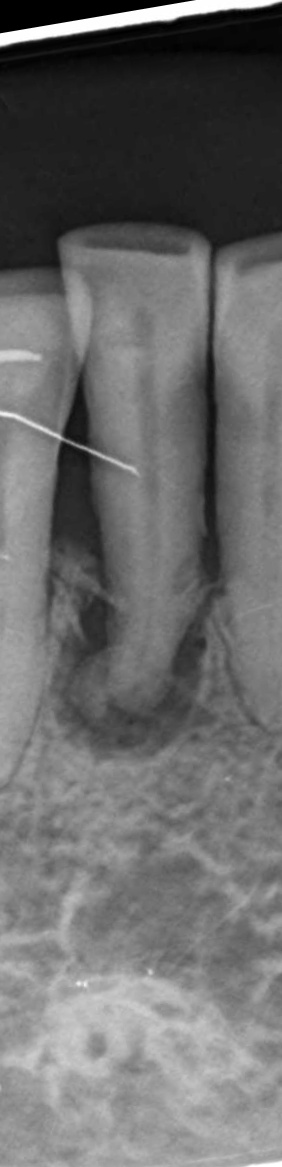
#> input picture data/common/processed/common_selected_tooth_roi/L10.jpg, 282 x 1167 px, found by its file name; its folder holds only this picture in this run
$ python run_anatomy_segmentation.py
#> lines starting #> are read from the running program, lines starting #| are printed output that depends on the picture; after the words box and inside, x2 and y2 are one past the last pixel; in counts of white or black regions, pixels touching at a corner belong together
### src/fractures/image_processing/anatomy_segmentation.py
import cv2
import numpy as np
import os


# ============================================================
# Utility functions
# ============================================================

def ensure_uint8_gray(img):
    """
    Ensure image is grayscale uint8.
    """

    if img is None:
        return None

    if len(img.shape) == 3:
        img = cv2.cvtColor(img, cv2.COLOR_BGR2GRAY)

    if img.dtype != np.uint8:
        img = cv2.normalize(img, None, 0, 255, cv2.NORM_MINMAX)
        img = img.astype(np.uint8)

    return img


def safe_imwrite(path, image):
    """
    Save image safely.
    """

    dir_name = os.path.dirname(path)

    if dir_name:
        os.makedirs(dir_name, exist_ok=True)

    cv2.imwrite(path, image)


def smooth_1d(signal, ksize=15):
    """
    Smooth 1D signal using Gaussian blur.
    """

    if ksize % 2 == 0:
        ksize += 1

    return cv2.GaussianBlur(
        signal.reshape(-1, 1).astype(np.float32),
        (1, ksize),
        0
    ).flatten()


# ============================================================
# Step 1: Detect dark border-connected background
# ============================================================

def get_dark_border_component(img_uint8):
    """
    Detect large dark background region connected to image border.

    This is used only to decide where crown-search should begin.
    """

    h, w = img_uint8.shape

    p10 = int(np.percentile(img_uint8, 10))
    p20 = int(np.percentile(img_uint8, 20))

    dark_threshold = min(70, max(25, int((p10 + p20) / 2)))

    dark_mask = (img_uint8 <= dark_threshold).astype(np.uint8) * 255

    open_kernel = cv2.getStructuringElement(cv2.MORPH_ELLIPSE, (5, 5))
    close_kernel = cv2.getStructuringElement(cv2.MORPH_ELLIPSE, (11, 11))

    dark_mask = cv2.morphologyEx(dark_mask, cv2.MORPH_OPEN, open_kernel)
    dark_mask = cv2.morphologyEx(dark_mask, cv2.MORPH_CLOSE, close_kernel)

    num_labels, labels, stats, _ = cv2.connectedComponentsWithStats(dark_mask, 8)

    best_label = None
    best_area = 0

    for i in range(1, num_labels):
        x, y, cw, ch, area = stats[i]

        touches_border = (
            x <= 2 or
            y <= 2 or
            x + cw >= w - 2 or
            y + ch >= h - 2
        )

        if touches_border and area > best_area and area > h * w * 0.005:
            best_label = i
            best_area = area

    if best_label is None:
        return None

    border_component = (labels == best_label).astype(np.uint8) * 255

    return border_component


def detect_background_position(border_component):
    """
    Decide whether dark background is mainly at top or bottom.
    """

    h, w = border_component.shape

    top_score = np.sum(border_component[: int(h * 0.20), :] > 0)
    bottom_score = np.sum(border_component[int(h * 0.80):, :] > 0)

    if top_score >= bottom_score:
        return "top"

    return "bottom"


def extract_background_boundary_curve(border_component, position):
    """
    Extract the black-background / anatomy boundary curve.

    If background is top:
        lower edge of dark component.

    If background is bottom:
        upper edge of dark component.
    """

    h, w = border_component.shape
    boundary = np.full(w, np.nan, dtype=np.float32)

    for x in range(w):
        ys = np.where(border_component[:, x] > 0)[0]

        if len(ys) == 0:
            continue

        if position == "top":
            boundary[x] = np.max(ys)
        else:
            boundary[x] = np.min(ys)

    valid = ~np.isnan(boundary)

    if np.sum(valid) < max(5, int(w * 0.15)):
        return None

    xs = np.arange(w)
    boundary = np.interp(xs, xs[valid], boundary[valid]).astype(np.float32)

    smooth_ksize = max(15, int(w * 0.18))

    if smooth_ksize % 2 == 0:
        smooth_ksize += 1

    boundary = cv2.GaussianBlur(
        boundary.reshape(1, -1),
        (smooth_ksize, 1),
        0
    ).flatten()

    boundary = np.clip(boundary, 0, h - 1)

    return boundary.astype(np.int32)


def get_robust_background_y(boundary, position):
    """
    Convert background boundary curve into stable horizontal reference.
    """

    if position == "top":
        return int(np.percentile(boundary, 70))

    return int(np.percentile(boundary, 30))


# ============================================================
# Step 2: Detect upper crown margin
# ============================================================

def detect_upper_crown_margin(
    img_uint8,
    start_y=0,
    central_width_ratio=0.75,
    bright_percentile=88,
    min_bright_ratio=0.16,
    consecutive_rows=6,
    smooth_ksize=17
):
    """
    Detect upper boundary of tooth crown by scanning from top to bottom.

    The first stable bright region is considered the upper crown margin.

    Important:
    - Uses central region only.
    - Uses dynamic brightness threshold.
    - Requires several consecutive bright rows to avoid noise.
    """

    h, w = img_uint8.shape

    # Focus only central part of ROI to avoid neighboring teeth / borders
    cx1 = int(w * (1.0 - central_width_ratio) / 2.0)
    cx2 = int(w * (1.0 + central_width_ratio) / 2.0)

    cx1 = max(0, cx1)
    cx2 = min(w, cx2)

    roi = img_uint8[:, cx1:cx2]

    # Mild smoothing
    roi_blur = cv2.GaussianBlur(roi, (5, 5), 0)

    # Dynamic bright threshold
    bright_threshold = int(np.percentile(roi_blur, bright_percentile))

    bright_mask = (roi_blur >= bright_threshold).astype(np.uint8)

    # Row-wise bright ratio
    row_score = np.mean(bright_mask, axis=1)

    # Smooth row score
    row_score_smooth = smooth_1d(row_score, smooth_ksize)

    start_y = max(0, min(start_y, h - 1))

    upper_crown_y = None

    for y in range(start_y, h - consecutive_rows):
        window = row_score_smooth[y:y + consecutive_rows]

        if np.all(window >= min_bright_ratio):
            upper_crown_y = y
            break

    return upper_crown_y, row_score_smooth, bright_threshold, (cx1, cx2)


# ============================================================
# Step 3: Crop root using upper crown margin
# ============================================================

def crop_root_using_upper_crown_margin(
    img_uint8,
    upper_crown_y,
    crown_depth_ratio=0.18,
    min_crown_depth=30,
    max_crown_depth_ratio=0.28,
    min_output_height_ratio=0.38
):
    """
    Crop root + PDL + periapical bone region.

    upper_crown_y:
        detected upper boundary of crown.

    root_start_y:
        upper_crown_y + estimated crown depth.
    """

    h, w = img_uint8.shape

    crown_depth = int(h * crown_depth_ratio)
    crown_depth = max(crown_depth, min_crown_depth)

    max_crown_depth = int(h * max_crown_depth_ratio)
    crown_depth = min(crown_depth, max_crown_depth)

    root_start_y = upper_crown_y + crown_depth

    # Safety: keep enough root/periapical bone area
    max_start_y = int(h * (1.0 - min_output_height_ratio))
    root_start_y = min(root_start_y, max_start_y)

    root_start_y = max(0, min(root_start_y, h - 1))

    cropped = img_uint8[root_start_y:h, :]
    crop_box = (0, root_start_y, w, h)

    return cropped, crop_box, crown_depth, root_start_y


# ============================================================
# Fallback crop if crown margin is not detected
# ============================================================

# [42 lines left out: function fallback_crop_using_background_boundary, not called in this run]


# ============================================================
# Debug visualization
# ============================================================

def create_debug_image(
    img_uint8,
    border_component=None,
    background_boundary=None,
    background_y=None,
    upper_crown_y=None,
    root_line_y=None,
    crop_box=None,
    central_region=None
):
    """
    Debug legend:

    Blue curve   = black-background / anatomy boundary
    Blue line    = stable background reference
    Red line     = detected upper crown margin
    Yellow line  = final root crop line
    Green box    = final root ROI
    Cyan lines   = central scan region
    Right image  = detected dark border component
    """

    debug = cv2.cvtColor(img_uint8, cv2.COLOR_GRAY2BGR)

    h, w = img_uint8.shape

    # Central scan region
    if central_region is not None:
        cx1, cx2 = central_region
        cv2.line(debug, (cx1, 0), (cx1, h - 1), (255, 255, 0), 1)
        cv2.line(debug, (cx2, 0), (cx2, h - 1), (255, 255, 0), 1)

    # Blue background boundary curve
    if background_boundary is not None:
        for x in range(w - 1):
            y1 = int(background_boundary[x])
            y2 = int(background_boundary[x + 1])
            cv2.line(debug, (x, y1), (x + 1, y2), (255, 0, 0), 2)

    # Blue background reference line
    if background_y is not None:
        cv2.line(
            debug,
            (0, int(background_y)),
            (w - 1, int(background_y)),
            (255, 0, 0),
            1
        )

    # Red upper crown margin
    if upper_crown_y is not None:
        cv2.line(
            debug,
            (0, int(upper_crown_y)),
            (w - 1, int(upper_crown_y)),
            (0, 0, 255),
            2
        )

    # Yellow final crop line
    if root_line_y is not None:
        cv2.line(
            debug,
            (0, int(root_line_y)),
            (w - 1, int(root_line_y)),
            (0, 255, 255),
            2
        )

    # Green crop box
    if crop_box is not None:
        x1, y1, x2, y2 = crop_box

        cv2.rectangle(
            debug,
            (x1, y1),
            (x2 - 1, y2 - 1),
            (0, 255, 0),
            2
        )

    if border_component is not None:
        component_vis = cv2.cvtColor(border_component, cv2.COLOR_GRAY2BGR)
    else:
        component_vis = np.zeros_like(debug)

    combined = np.hstack([debug, component_vis])

    return combined


# ============================================================
# Main extraction function
# ============================================================

def extract_anatomical_region(
    image_path,
    save_path=None,
    debug_path=None,

    # Crown-margin detection parameters
    central_width_ratio=0.75,
    bright_percentile=88,
    min_bright_ratio=0.16,
    consecutive_rows=6,

    # Crown removal depth
    crown_depth_ratio=0.18,
    min_crown_depth=30,
    max_crown_depth_ratio=0.28
):
    """
    Main anatomical root extraction pipeline.

    Input:
        selected tooth ROI

    Output:
        root + PDL + periapical bone ROI

    Method:
        1. Detect black-background edge.
        2. Start scanning below it.
        3. Detect upper crown margin using first stable bright region.
        4. Crop below estimated crown depth.
    """

    img = cv2.imread(image_path, cv2.IMREAD_GRAYSCALE)
    img = ensure_uint8_gray(img)

    if img is None:
        print(f"ERROR: Could not read image: {image_path}")
        return None

    h, w = img.shape

    border_component = get_dark_border_component(img)

    background_position = "top"
    background_boundary = None
    background_y = 0

    if border_component is not None:
        background_position = detect_background_position(border_component)
        background_boundary = extract_background_boundary_curve(
            border_component,
            background_position
        )

        if background_boundary is not None:
            background_y = get_robust_background_y(
                background_boundary,
                background_position
            )

    # Search for crown only after black-background area
    if background_position == "top":
        search_start_y = background_y + 3
    else:
        search_start_y = 0

    upper_crown_y, row_score, bright_threshold, central_region = detect_upper_crown_margin(
        img_uint8=img,
        start_y=search_start_y,
        central_width_ratio=central_width_ratio,
        bright_percentile=bright_percentile,
        min_bright_ratio=min_bright_ratio,
        consecutive_rows=consecutive_rows,
        smooth_ksize=17
    )

    used_method = "upper_crown_margin"

    if upper_crown_y is not None:
        cropped, crop_box, crown_depth, root_line_y = crop_root_using_upper_crown_margin(
            img_uint8=img,
            upper_crown_y=upper_crown_y,
            crown_depth_ratio=crown_depth_ratio,
            min_crown_depth=min_crown_depth,
            max_crown_depth_ratio=max_crown_depth_ratio,
            min_output_height_ratio=0.38
        )
    else:
        used_method = "fallback_background_boundary"

        cropped, crop_box, crown_depth, root_line_y = fallback_crop_using_background_boundary(
            img_uint8=img,
            background_y=background_y,
            position=background_position,
            fallback_shift_ratio=0.18,
            min_shift=35,
            min_output_height_ratio=0.38
        )

    if save_path:
        safe_imwrite(save_path, cropped)

    if debug_path:
        debug_img = create_debug_image(
            img_uint8=img,
            border_component=border_component,
            background_boundary=background_boundary,
            background_y=background_y,
            upper_crown_y=upper_crown_y,
            root_line_y=root_line_y,
            crop_box=crop_box,
            central_region=central_region
        )

        safe_imwrite(debug_path, debug_img)

    print(
        f"Extracted: {os.path.basename(image_path)} | "
        f"method={used_method} | "
        f"background_y={background_y} | "
        f"upper_crown_y={upper_crown_y} | "
        f"crown_depth={crown_depth} | "
        f"root_line_y={root_line_y} | "
        f"bright_threshold={bright_threshold}"
    )

    return cropped

### src/fractures/image_processing/run_anatomy_segmentation.py
import os

from src.fractures.image_processing.anatomy_segmentation import extract_anatomical_region


INPUT_DIR = "data/common/processed/common_selected_tooth_roi"
OUTPUT_DIR = "data/fractures/processed/anatomical_region"
DEBUG_DIR = "data/fractures/processed/debug_anatomical_region"


def run():
    print("Starting crown-margin-based root extraction...")
    print("INPUT_DIR:", INPUT_DIR)

    if not os.path.exists(INPUT_DIR):
        print("ERROR: Input image directory does not exist.")
        return

    os.makedirs(OUTPUT_DIR, exist_ok=True)
    os.makedirs(DEBUG_DIR, exist_ok=True)

    valid_ext = [".jpg", ".jpeg", ".png", ".bmp", ".tif", ".tiff"]

    files = [
        file_name for file_name in os.listdir(INPUT_DIR)
        if any(file_name.lower().endswith(ext) for ext in valid_ext)
    ]

    print("Valid image files found:", len(files))

    processed_count = 0

    for file_name in files:
        input_path = os.path.join(INPUT_DIR, file_name)
        output_path = os.path.join(OUTPUT_DIR, file_name)
        debug_path = os.path.join(DEBUG_DIR, file_name)

        extract_anatomical_region(
            image_path=input_path,
            save_path=output_path,
            debug_path=debug_path,

            # Detect first stable bright crown region
            central_width_ratio=0.75,
            bright_percentile=88,
            min_bright_ratio=0.16,
            consecutive_rows=6,

            # Remove crown after detecting upper crown margin
            crown_depth_ratio=0.18,
            min_crown_depth=30,
            max_crown_depth_ratio=0.28
        )
#> in extract_anatomical_region, img is the input picture: shape (1167, 282); min 0, max 255, mean 106.8
#> in get_dark_border_component, `p10 = int(np.percentile(img_uint8, 10))`: p10 = 30
#> in get_dark_border_component, `p20 = int(np.percentile(img_uint8, 20))`: p20 = 36
#> in get_dark_border_component, `dark_threshold = min(70, max(25, int((p10 + p20) / 2)))`: dark_threshold = 33
#> in get_dark_border_component, `dark_mask = (img_uint8 <= dark_threshold).astype(np.uint8) * 255`:
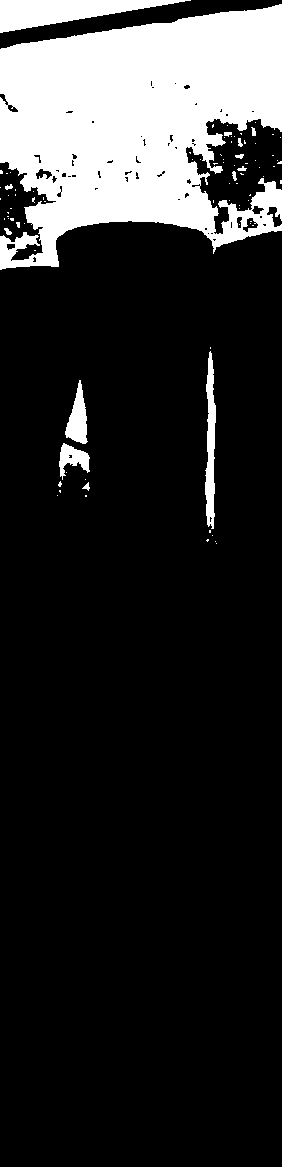
#> dark_mask: shape (1167, 282); 17.3% white; 89 white regions (75 under 20 px), largest, box (x1, y1, x2, y2) and area: (0, 4, 282, 270) 50494, (0, 0, 191, 33) 3202, (205, 351, 216, 529) 1261
#> in get_dark_border_component, `dark_mask = cv2.morphologyEx(dark_mask, cv2.MORPH_CLOSE, close_kernel)`:
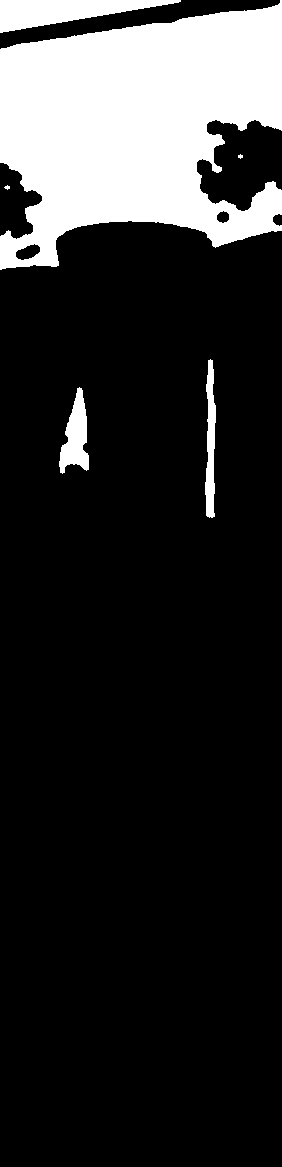
#> dark_mask: shape (1167, 282); 17.6% white; 6 white regions (2 under 20 px), largest, box (x1, y1, x2, y2) and area: (0, 0, 282, 270) 51967, (0, 0, 181, 33) 3188, (59, 387, 89, 474) 1464, (205, 359, 216, 518) 1177
#> in get_dark_border_component, `num_labels, labels, stats, _ = cv2.connectedComponentsWithStats(dark_m..`:
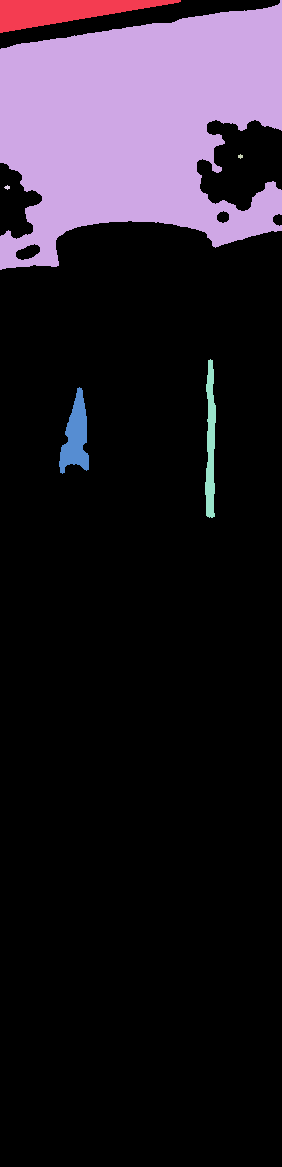
#> labels: shape (1167, 282) int32; 7 distinct labels, from 0 to 6; one colour per label, 0 black
#> in get_dark_border_component, `num_labels, labels, stats, _ = cv2.connectedComponentsWithStats(dark_m..`: num_labels = 7; stats = [[0, 0, 282, 1167, 271263], [0, 0, 181, 33, 3188], [0, 0, 282, 270, 51967], [238, 154, 5, 5, 17], [4, 185, 6, 5, 18], [205, 359, 11, 159, 1177], [59, 387, 30, 87, 1464]]
#> the loop in get_dark_border_component, `for i in range(1, num_labels):` made 6 passes
#> (x, y, cw, ch, area, touches_border, best_area) on passes 1 to 2: (0, 0, 181, 33, 3188, True, 3188), (0, 0, 282, 270, 51967, True, 51967)
#> after the loop in get_dark_border_component, `for i in range(1, num_labels):`: best_area = 51967; best_label = 2
#> in get_dark_border_component, `border_component = (labels == best_label).astype(np.uint8) * 255`:
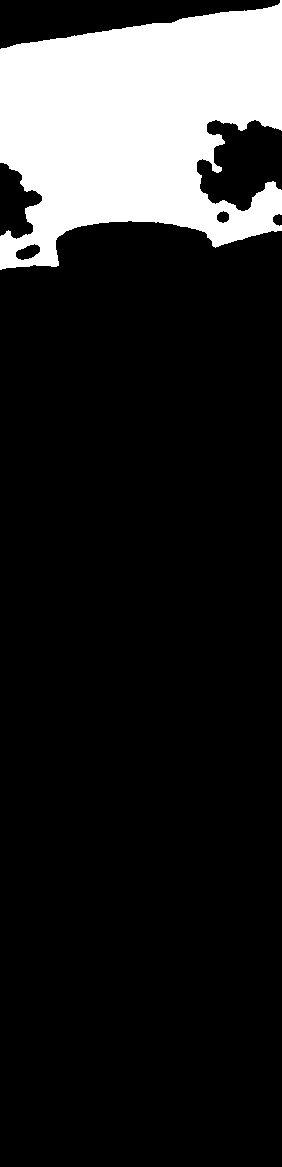
#> border_component: shape (1167, 282); 15.8% white; 1 white region, box (x1, y1, x2, y2) and area: (0, 0, 282, 270) 51967
#> in detect_background_position, `top_score = np.sum(border_component[: int(h * 0.20), :] > 0)`: top_score = 49900
#> in detect_background_position, `bottom_score = np.sum(border_component[int(h * 0.80):, :] > 0)`: bottom_score = 0
#> in extract_anatomical_region, `background_position = detect_background_position(border_component)`: background_position = 'top'
#> after the loop in extract_background_boundary_curve, `for x in range(w):`: boundary = 282 values, max 269 at index 0, min 220 at index 128, mean 236.5
#> in extract_background_boundary_curve, `boundary = cv2.GaussianBlur( boundary.reshape(1, -1), (smooth_ksize, 1..`: boundary = 282 values, max 267.6 at index 0, min 220.8 at index 130, mean 236.5
#> in extract_anatomical_region, `background_boundary = extract_background_boundary_curve( border_compon..`: background_boundary = 282 values, max 267 at index 0, min 220 at index 120, mean 236
#> in extract_anatomical_region, `background_y = get_robust_background_y( background_boundary, backgroun..`: background_y = 240
#> in extract_anatomical_region, `search_start_y = background_y + 3`: search_start_y = 243
#> in detect_upper_crown_margin, `roi = img_uint8[:, cx1:cx2]`:
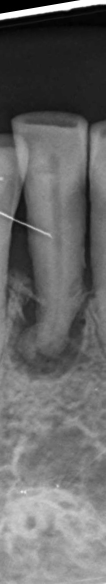
#> roi: shape (1167, 211) (shown at 1/2 size); min 0, max 255, mean 103.9
#> in detect_upper_crown_margin, `bright_threshold = int(np.percentile(roi_blur, bright_percentile))`: bright_threshold = 160
#> in detect_upper_crown_margin, `bright_mask = (roi_blur >= bright_threshold).astype(np.uint8)`:
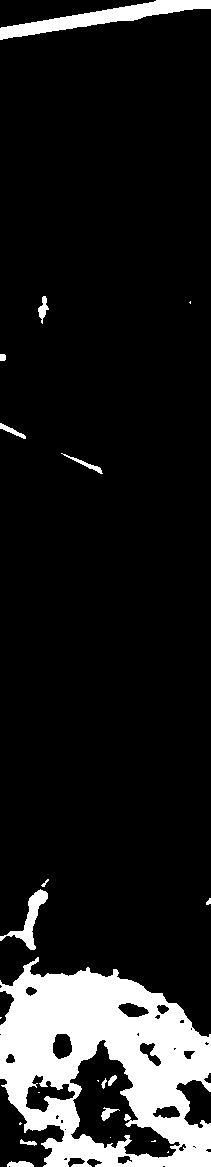
#> bright_mask: shape (1167, 211); values 0 (black) and 1 (white), 12.4% white; 22 white regions (8 under 20 px), largest, box (x1, y1, x2, y2) and area: (0, 957, 211, 1167) 26046, (0, 0, 211, 40) 2678, (0, 889, 48, 950) 769
#> in detect_upper_crown_margin, `row_score = np.mean(bright_mask, axis=1)`: row_score = 1167 values, max 0.943 at index 1032, min 0 at index 40, mean 0.124
#> in detect_upper_crown_margin, `row_score_smooth = smooth_1d(row_score, smooth_ksize)`: row_score_smooth = 1167 values, max 0.924 at index 1032, min 0 at index 48, mean 0.123
#> in detect_upper_crown_margin, `start_y = max(0, min(start_y, h - 1))`: start_y = 243
#> the loop in detect_upper_crown_margin, `for y in range(start_y, h - consecutive_rows):` made 730 passes
#> window on passes 1 to 3: [0, 0, 0, 0, 0, 0], [0, 0, 0, 0, 0, 0], [0, 0, 0, 0, 0, 0]
#> in extract_anatomical_region, `upper_crown_y, row_score, bright_threshold, central_region = detect_up..`: upper_crown_y = 972; row_score has the same summary as row_score_smooth in detect_upper_crown_margin; bright_threshold = 160; central_region = (35, 246)
#> in crop_root_using_upper_crown_margin, `root_start_y = upper_crown_y + crown_depth`: root_start_y = 1182
#> in crop_root_using_upper_crown_margin, `root_start_y = min(root_start_y, max_start_y)`: root_start_y = 723
#> in crop_root_using_upper_crown_margin, `cropped = img_uint8[root_start_y:h, :]`:
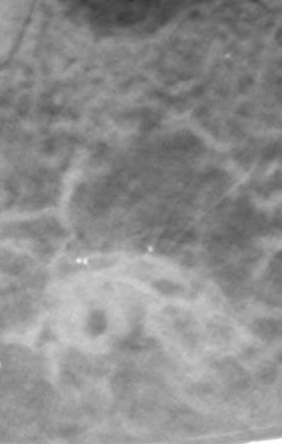
#> cropped: shape (444, 282); min 51, max 255, mean 141.3
#> in crop_root_using_upper_crown_margin, `crop_box = (0, root_start_y, w, h)`: crop_box = (0, 723, 282, 1167)
#> in extract_anatomical_region, `cropped, crop_box, crown_depth, root_line_y = crop_root_using_upper_cr..`: crown_depth = 210; root_line_y = 723
#> (the rest of the program and of its run is left out)
